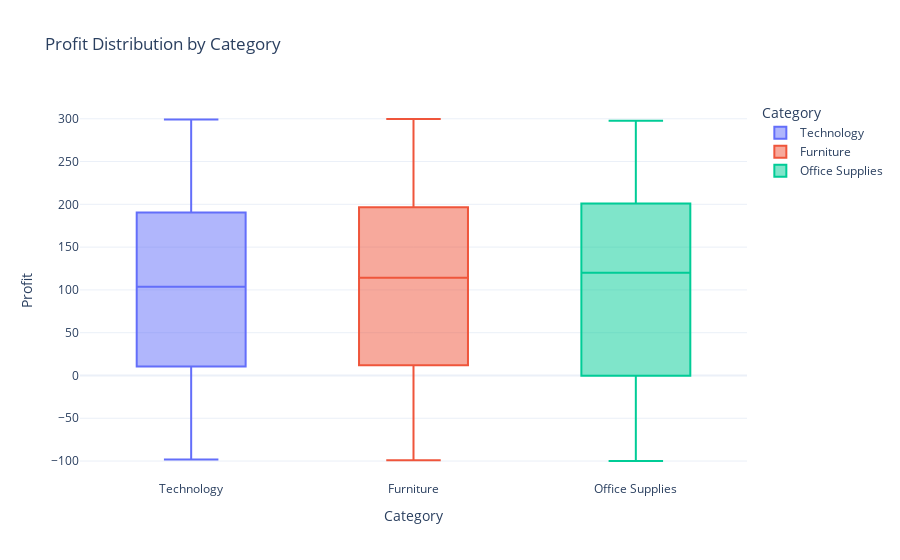

Source (notebook cell):
### Code cell
# 📦 Box Plot – Profit Distribution by Category

fig5 = box_plot(df, x="Category", y="Profit", color="Category", title="Profit Distribution by Category")
fig5.show()

### Figure 1 — Plotly figure (JSON) as saved in the notebook; plotly's stock layout.template omitted (floating-point values rounded to 4 significant figures; data arrays with more than 128 entries replaced by an {"elided": "..."} marker saying what was removed)
{"data": [{"alignmentgroup": "True", "boxpoints": "outliers", "hovertemplate": "Category=%{x}<br>Profit=%{y}<extra></extra>", "legendgroup": "Technology", "marker": {"color": "#636efa"}, "name": "Technology", "notched": false, "offsetgroup": "Technology", "orientation": "v", "showlegend": true, "type": "box", "x": {"elided": "371 str values"}, "x0": " ", "xaxis": "x", "y": {"elided": "371 float values"}, "y0": " ", "yaxis": "y"}, {"alignmentgroup": "True", "boxpoints": "outliers", "hovertemplate": "Category=%{x}<br>Profit=%{y}<extra></extra>", "legendgroup": "Furniture", "marker": {"color": "#EF553B"}, "name": "Furniture", "notched": false, "offsetgroup": "Furniture", "orientation": "v", "showlegend": true, "type": "box", "x": {"elided": "312 str values"}, "x0": " ", "xaxis": "x", "y": {"elided": "312 float values"}, "y0": " ", "yaxis": "y"}, {"alignmentgroup": "True", "boxpoints": "outliers", "hovertemplate": "Category=%{x}<br>Profit=%{y}<extra></extra>", "legendgroup": "Office Supplies", "marker": {"color": "#00cc96"}, "name": "Office Supplies", "notched": false, "offsetgroup": "Office Supplies", "orientation": "v", "showlegend": true, "type": "box", "x": {"elided": "317 str values"}, "x0": " ", "xaxis": "x", "y": {"elided": "317 float values"}, "y0": " ", "yaxis": "y"}], "layout": {"boxmode": "overlay", "legend": {"title": {"text": "Category"}, "tracegroupgap": 0}, "title": {"text": "Profit Distribution by Category"}, "xaxis": {"anchor": "y", "categoryarray": ["Technology", "Furniture", "Office Supplies"], "categoryorder": "array", "domain": [0, 1], "title": {"text": "Category"}}, "yaxis": {"anchor": "x", "domain": [0, 1], "title": {"text": "Profit"}}}}
